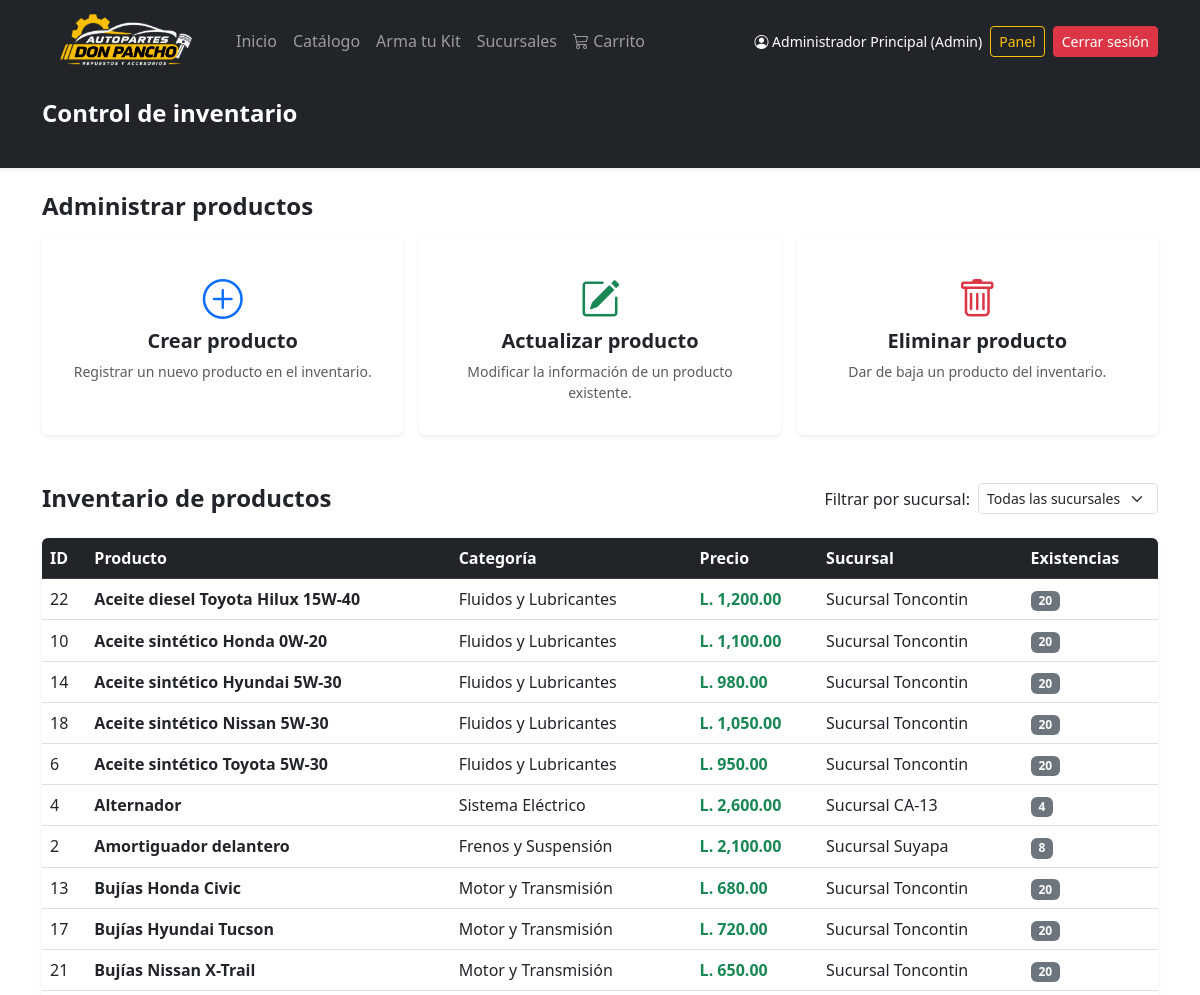
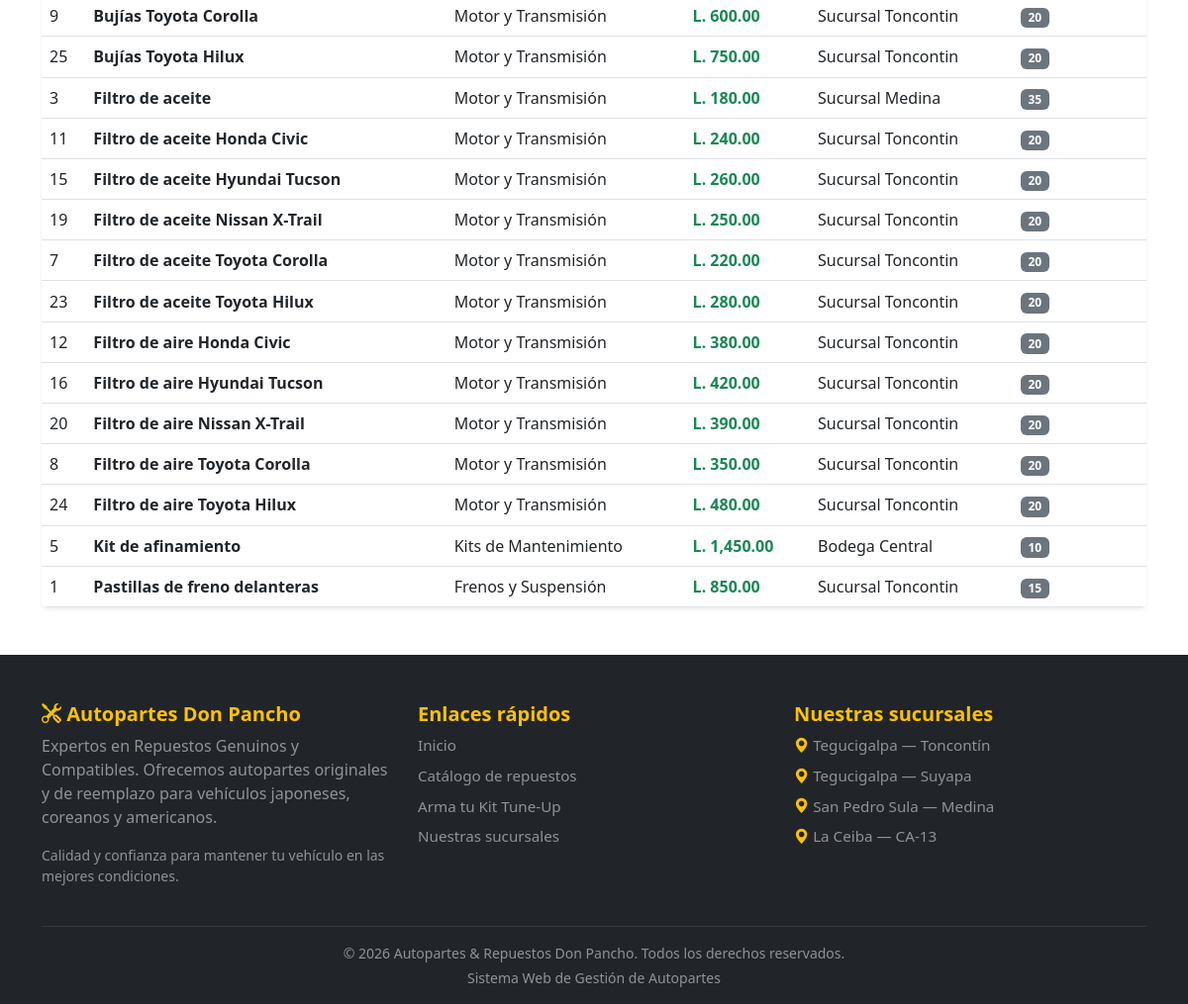
The app's page /admin/inventario.php (signed in) with its own data (2 pictures, top to bottom).
### tables this page shows
CREATE TABLE productos (
    id_producto INT AUTO_INCREMENT PRIMARY KEY,
    id_categoria INT NOT NULL,
    nombre VARCHAR(150) NOT NULL,
    descripcion VARCHAR(255),
    especificaciones VARCHAR(255),
    precio DECIMAL(10,2) NOT NULL,
    fotografia VARCHAR(255) DEFAULT NULL,
    marca_vehiculo VARCHAR(50)  DEFAULT NULL,
    tipo_vehiculo ENUM('sedan','suv','pickup_4x4') DEFAULT NULL,
    viscosidad VARCHAR(20)  DEFAULT NULL,
    activo TINYINT(1) NOT NULL DEFAULT 1,  

    CONSTRAINT fk_producto_categoria
        FOREIGN KEY (id_categoria) REFERENCES categorias(id_categoria)
        ON UPDATE CASCADE
        ON DELETE RESTRICT
);

CREATE TABLE categorias (
    id_categoria INT AUTO_INCREMENT PRIMARY KEY,
    nombre VARCHAR(100) NOT NULL UNIQUE,
    descripcion VARCHAR(255),
    activo TINYINT(1) NOT NULL DEFAULT 1   
);

CREATE TABLE sucursales (
    id_sucursal INT AUTO_INCREMENT PRIMARY KEY,
    nombre VARCHAR(100) NOT NULL,
    ciudad VARCHAR(100) NOT NULL,
    direccion VARCHAR(255),
    activo TINYINT(1) NOT NULL DEFAULT 1    
);

### clases/Producto.php (called while the page is built, shortened)
<?php
class Producto {
    private PDO $conexion;
    public function __construct(PDO $db) {
        $this->conexion = $db;
    }
    public function obtenerInventario(?int $sucursal_id = null): array {
        $query = "SELECT
                    p.id_producto,
                    p.id_categoria,
                    p.nombre,
                    p.descripcion,
                    p.especificaciones,
                    p.precio,
                    p.fotografia,
                    p.marca_vehiculo,
                    p.tipo_vehiculo,
                    p.viscosidad,
                    p.activo,
                    i.id_inventario,
                    i.id_sucursal,
                    s.nombre AS sucursal,
                    c.nombre AS categoria,
                    COALESCE(i.cantidad, 0) AS cantidad
                  FROM productos p
                  LEFT JOIN inventario i
                    ON p.id_producto = i.id_producto
                    AND i.activo = 1
                  LEFT JOIN sucursales s
                    ON i.id_sucursal = s.id_sucursal
                  LEFT JOIN categorias c
                  ON p.id_categoria = c.id_categoria
                  WHERE p.activo = 1";
        $query .= " ORDER BY p.nombre ASC";
        $stmt = $this->conexion->prepare($query);
        $stmt->execute();
        return $stmt->fetchAll();
    }
}
?>

### admin/inventario.php (the view, shortened to what this page needs)
<?php
require_once __DIR__ . '/../config/conexion.php';
require_once __DIR__ . '/../clases/Producto.php';
require_once __DIR__ . '/../includes/header.php';
$conexionBD = new ConexionBD();
$pdo = $conexionBD->conectar();
$producto = new Producto($pdo);
$sucursalSeleccionada = null;
$inventario = $producto->obtenerInventario($sucursalSeleccionada);
?>
<!DOCTYPE html>
<html lang="es">
<head>
    <link href="https://cdn.jsdelivr.net/npm/bootstrap@5.3.0/dist/css/bootstrap.min.css" rel="stylesheet">
    <link href="https://cdn.jsdelivr.net/npm/bootstrap-icons@1.10.5/font/bootstrap-icons.css" rel="stylesheet">
    <link rel="stylesheet" href="../assets/css/inventario.css">
</head>
<body class="bg-light">
    <header class="bg-dark text-white shadow-sm py-3 mb-4">
        <div class="container">
            <h1 class="h4 fw-bold mb-1">Control de inventario</h1>
            <p class="text-muted small mb-0">Administración de productos y existencias</p>
        </div>
    </header>
    <main class="container mb-5">
        <section class="mb-5">
            <h2 class="h4 fw-bold mb-3">Administrar productos</h2>
            <div class="row g-3 contenedor-tarjetas">
                <div class="col-md-4">
                    <div class="card shadow-sm border-0 h-100 py-3 text-center tarjeta" role="button" onclick="abrirModal('modalCrear')">
                        <div class="card-body">
                            <i class="bi bi-plus-circle fs-1 text-primary mb-2"></i>
                            <h3 class="h5 fw-bold">Crear producto</h3>
                            <p class="text-muted small mb-0">Registrar un nuevo producto en el inventario.</p>
                        </div>
                    </div>
                </div>
                <div class="col-md-4">
                    <div class="card shadow-sm border-0 h-100 py-3 text-center tarjeta" role="button" onclick="abrirModal('modalActualizar')">
                        <div class="card-body">
                            <i class="bi bi-pencil-square fs-1 text-success mb-2"></i>
                            <h3 class="h5 fw-bold">Actualizar producto</h3>
                            <p class="text-muted small mb-0">Modificar la información de un producto existente.</p>
                        </div>
                    </div>
                </div>
                <div class="col-md-4">
                    <div class="card shadow-sm border-0 h-100 py-3 text-center tarjeta" role="button" onclick="abrirModal('modalEliminar')">
                        <div class="card-body">
                            <i class="bi bi-trash fs-1 text-danger mb-2"></i>
                            <h3 class="h5 fw-bold">Eliminar producto</h3>
                            <p class="text-muted small mb-0">Dar de baja un producto del inventario.</p>
                        </div>
                    </div>
                </div>
            </div>
        </section>
        <section>
            <div class="d-flex flex-column flex-md-row justify-content-between align-items-md-center mb-4 gap-3">
                <h2 class="h4 fw-bold mb-0">Inventario de productos</h2>
                <form method="GET" action="inventario.php" class="d-flex align-items-center gap-2">
                    <label for="sucursal" class="form-label text-nowrap mb-0">Filtrar por sucursal:</label>
                    <select name="sucursal" id="sucursal" class="form-select form-select-sm" onchange="this.form.submit()">
                        <option value="">Todas las sucursales</option>
                    </select>
                </form>
            </div>
            <div class="card shadow-sm border-0 overflow-hidden">
                <div class="table-responsive">
                    <table class="table table-hover align-middle mb-0">
                        <thead class="table-dark">
                            <tr>
                                <th>ID</th>
                                <th>Producto</th>
                                <th>Categoría</th>
                                <th>Precio</th>
                                <th>Sucursal</th>
                                <th>Existencias</th>
                            </tr>
                        </thead>
                        <tbody>
                            <?php if (count($inventario) > 0): ?>
                                <?php foreach ($inventario as $item): ?>
                                    <tr>
                                        <td><?= htmlspecialchars((string) $item['id_producto']) ?></td>
                                        <td class="fw-bold"><?= htmlspecialchars($item['nombre']) ?></td>
                                        <td><?= htmlspecialchars($item['categoria'] ?? 'Sin categoría') ?></td>
                                        <td class="text-success fw-bold">L. <?= number_format((float) $item['precio'], 2) ?></td>
                                        <td><?= htmlspecialchars($item['sucursal'] ?? 'Sin sucursal') ?></td>
                                        <td><span class="badge bg-secondary"><?= htmlspecialchars((string) ($item['cantidad'] ?? 0)) ?></span></td>
                                    </tr>
                                <?php endforeach; ?>
                            <?php endif; ?>
                        </tbody>
                    </table>
                </div>
            </div>
        </section>
    </main>
</body>
</html>
<?php require_once '../includes/footer.php'; ?>

### assets/css/estilos.css (style rules this page uses)
body { font-family: Arial, sans-serif; background-color: #f8f9fa; }

### assets/css/inventario.css (style rules this page uses)
.tarjeta { transition: transform 0.2s ease-in-out, box-shadow 0.2s ease-in-out; cursor: pointer; }
.table th { font-weight: 600; }

### records on screen
productos: id_producto "22", nombre "Aceite diesel Toyota Hilux 15W-40", id_categoria.nombre "Fluidos y Lubricantes", precio "1,200.00", sucursales.nombre "Sucursal Toncontin", cantidad "20"
productos: id_producto "10", nombre "Aceite sintético Honda 0W-20", id_categoria.nombre "Fluidos y Lubricantes", precio "1,100.00", sucursales.nombre "Sucursal Toncontin", cantidad "20"
productos: id_producto "14", nombre "Aceite sintético Hyundai 5W-30", id_categoria.nombre "Fluidos y Lubricantes", precio "980.00", sucursales.nombre "Sucursal Toncontin", cantidad "20"
productos: id_producto "18", nombre "Aceite sintético Nissan 5W-30", id_categoria.nombre "Fluidos y Lubricantes", precio "1,050.00", sucursales.nombre "Sucursal Toncontin", cantidad "20"
productos: id_producto "6", nombre "Aceite sintético Toyota 5W-30", id_categoria.nombre "Fluidos y Lubricantes", precio "950.00", sucursales.nombre "Sucursal Toncontin", cantidad "20"
productos: id_producto "4", nombre "Alternador", id_categoria.nombre "Sistema Eléctrico", precio "2,600.00", sucursales.nombre "Sucursal CA-13", cantidad "4"
productos: id_producto "2", nombre "Amortiguador delantero", id_categoria.nombre "Frenos y Suspensión", precio "2,100.00", sucursales.nombre "Sucursal Suyapa", cantidad "8"
productos: id_producto "13", nombre "Bujías Honda Civic", id_categoria.nombre "Motor y Transmisión", precio "680.00", sucursales.nombre "Sucursal Toncontin", cantidad "20"
productos: id_producto "17", nombre "Bujías Hyundai Tucson", id_categoria.nombre "Motor y Transmisión", precio "720.00", sucursales.nombre "Sucursal Toncontin", cantidad "20"
productos: id_producto "21", nombre "Bujías Nissan X-Trail", id_categoria.nombre "Motor y Transmisión", precio "650.00", sucursales.nombre "Sucursal Toncontin", cantidad "20"
productos: id_producto "9", nombre "Bujías Toyota Corolla", id_categoria.nombre "Motor y Transmisión", precio "600.00", sucursales.nombre "Sucursal Toncontin", cantidad "20"
productos: id_producto "25", nombre "Bujías Toyota Hilux", id_categoria.nombre "Motor y Transmisión", precio "750.00", sucursales.nombre "Sucursal Toncontin", cantidad "20"
productos: id_producto "3", nombre "Filtro de aceite", id_categoria.nombre "Motor y Transmisión", precio "180.00", sucursales.nombre "Sucursal Medina", cantidad "35"
productos: id_producto "11", nombre "Filtro de aceite Honda Civic", id_categoria.nombre "Motor y Transmisión", precio "240.00", sucursales.nombre "Sucursal Toncontin", cantidad "20"
productos: id_producto "15", nombre "Filtro de aceite Hyundai Tucson", id_categoria.nombre "Motor y Transmisión", precio "260.00", sucursales.nombre "Sucursal Toncontin", cantidad "20"
productos: id_producto "19", nombre "Filtro de aceite Nissan X-Trail", id_categoria.nombre "Motor y Transmisión", precio "250.00", sucursales.nombre "Sucursal Toncontin", cantidad "20"
productos: id_producto "7", nombre "Filtro de aceite Toyota Corolla", id_categoria.nombre "Motor y Transmisión", precio "220.00", sucursales.nombre "Sucursal Toncontin", cantidad "20"
productos: id_producto "23", nombre "Filtro de aceite Toyota Hilux", id_categoria.nombre "Motor y Transmisión", precio "280.00", sucursales.nombre "Sucursal Toncontin", cantidad "20"
productos: id_producto "12", nombre "Filtro de aire Honda Civic", id_categoria.nombre "Motor y Transmisión", precio "380.00", sucursales.nombre "Sucursal Toncontin", cantidad "20"
productos: id_producto "16", nombre "Filtro de aire Hyundai Tucson", id_categoria.nombre "Motor y Transmisión", precio "420.00", sucursales.nombre "Sucursal Toncontin", cantidad "20"
productos: id_producto "20", nombre "Filtro de aire Nissan X-Trail", id_categoria.nombre "Motor y Transmisión", precio "390.00", sucursales.nombre "Sucursal Toncontin", cantidad "20"
productos: id_producto "8", nombre "Filtro de aire Toyota Corolla", id_categoria.nombre "Motor y Transmisión", precio "350.00", sucursales.nombre "Sucursal Toncontin", cantidad "20"
productos: id_producto "24", nombre "Filtro de aire Toyota Hilux", id_categoria.nombre "Motor y Transmisión", precio "480.00", sucursales.nombre "Sucursal Toncontin", cantidad "20"
productos: id_producto "5", nombre "Kit de afinamiento", id_categoria.nombre "Kits de Mantenimiento", precio "1,450.00", sucursales.nombre "Bodega Central", cantidad "10"
productos: id_producto "1", nombre "Pastillas de freno delanteras", id_categoria.nombre "Frenos y Suspensión", precio "850.00", sucursales.nombre "Sucursal Toncontin", cantidad "15"
